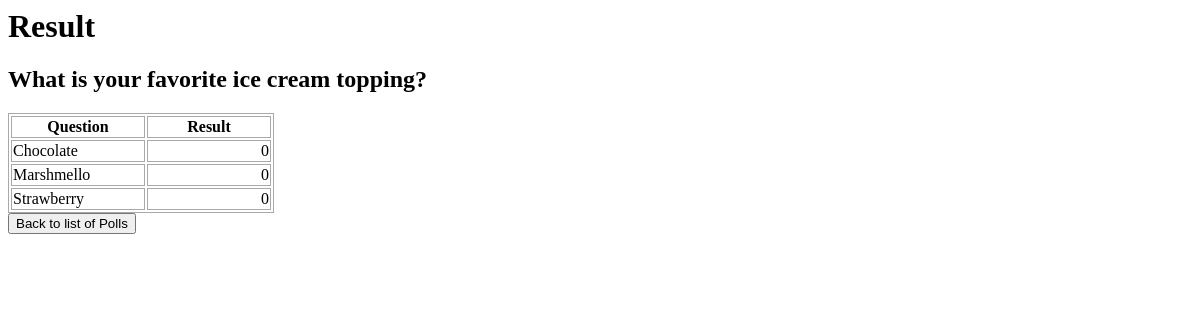
Page /polls/3/results/ on the earlier database version.
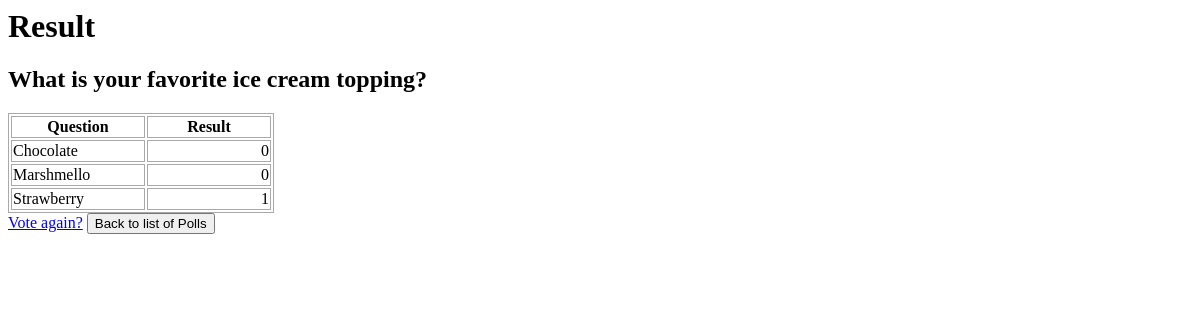
Same page on the later database version.
### polls/models.py (models this page shows, shortened)
class Choice(models.Model):
    question = models.ForeignKey(Question, on_delete=models.CASCADE)
    choice_text = models.CharField(max_length=200)

### polls/views.py (the view)
# urls.py: path('<int:pk>/results/', views.ResultsView.as_view(), name='results'),
class ResultsView(generic.DetailView):
    model = Question
    template_name = 'polls/results.html'

### polls/models.py (called while the page is built)
    def can_vote(self):
        now = timezone.now()
        return self.pub_date <= now <= self.end_date

### polls/templates/polls/results.html (shortened to what this page needs)
<h1 style="color: black"> Result </h1>
<h2>{{ question.question_text }}</h2>
<table>
    <tr>
        <th style="width: 130px">Question</th>
        <th style="width: 120px">Result</th>
    </tr>
    <tbody>
        {% for choice in question.choice_set.all %}
    <tr>
        <td>
            {{ choice.choice_text }}
        </td>
        <td style="text-align: right">
            {{ choice.vote_set.count }}
        </td>
    </tr>
    {% endfor %}
    </tbody>
</table>
{% if question.can_vote %}
    <a href="{% url 'polls:detail' question.id %}">Vote again?</a>
{% endif %}
<input type="button" value="Back to list of Polls" onclick= "location.href = '{% url 'polls:index' %}'">

Differences in the rows shown:
changed Question "What is your favorite ice cream topping?": pub_date "2020-09-12 14:30:14" → "2020-11-01 15:54:48" (drawn)
changed Choice "Strawberry": vote_set.count "0" → "1"
Other differences:
text now shown: "Vote again?"
